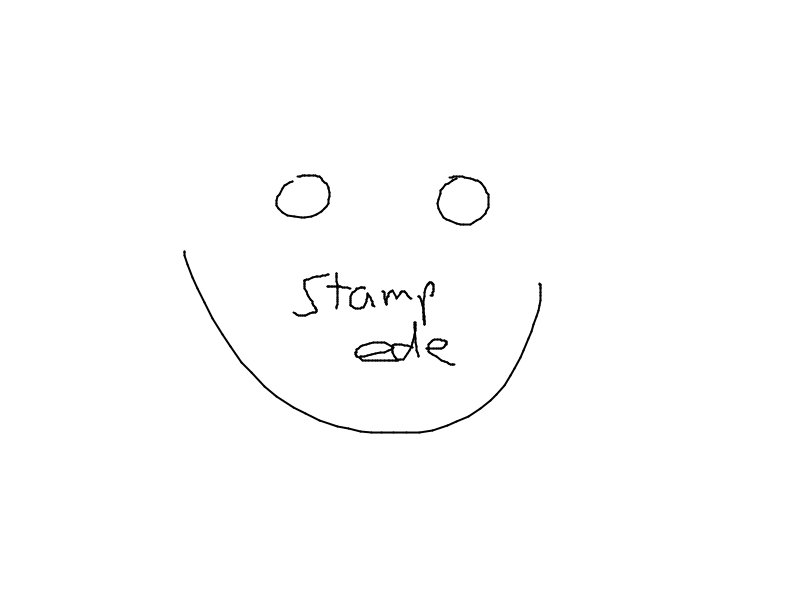
#> input picture img/testpic&E.png, 800 x 600 px; its folder holds only this picture in this run
$ python rect_recolourer.py
#> lines starting #> are read from the running program, lines starting #| are printed output that depends on the picture
import os
from PIL import Image, ImageDraw

img_dir = os.listdir(f'C:/Users/k4rlk/Desktop/stampede-resizer/img') # FP

rects = [img for img in img_dir if img.endswith('png') or img.endswith('PNG')]

std_colours = (
    ((0, 0, 0, 255),'black'),
    ((255, 0, 0, 255),'red'),
    ((60, 179, 113, 255),'mediumseagreen'),
    ((100, 149, 237, 255),'cornflourblue'),
    ((255, 105, 180, 255),'hotpink'),
    ((148, 0, 211, 255),'darkviolet'))

for img in rects:

    rect = Image.open(f'img/{img}')
#> rect is the input picture: PIL image 800x600 RGB; min 0, max 255, mean 253.2
    canvas = Image.new('RGBA', rect.size, (255,255,255,255))
#> canvas: PIL image 800x600 RGBA; every value is 255
    ImageDraw.Draw(canvas)

    canvas.paste(rect)

    rect_data = canvas.getdata()

    path = ''

    for tup in std_colours:

        new_img = []

        match tup[1]:
            case 'black':
                path = '2 Black'
            case 'red':
                path = '3 Red'
            case 'mediumseagreen':
                path = '5 Seagreen'
            case 'cornflourblue':
                path = '6 Cornflour Blue'
            case 'hotpink':
                path = '4 Hot Pink'
            case 'darkviolet':
                path = '7 Dark Violet'

        for data in rect_data:
            if data[3] != 0 and data[0] < 200:
                new_img.append(tup[0])
            else:
                new_img.append((255,255,255,255))

        final_canvas = Image.new('RGBA', rect.size, (255,255,255,255))
        final_canvas.putdata(new_img)

        final_canvas.save(f'img/1 Final Rectangles/{path}/{tup[1]}_{img}',quality=100)
#> this loop made 6 passes
#> pass 1, `final_canvas.save(f'img/1 Final Rectangles/{path}/{tup[1]}_{img}',qual..`:
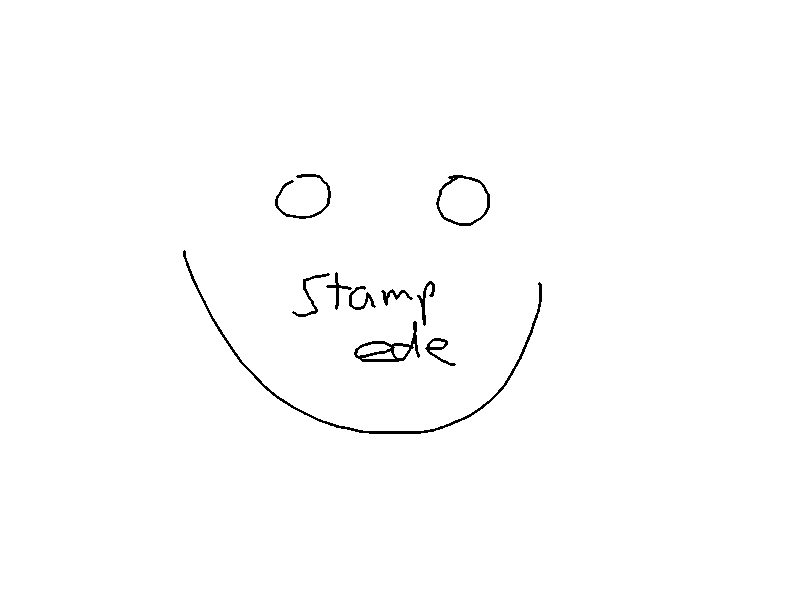
#> saved as black_testpic&E.png: PIL image 800x600 RGBA; mean R, G, B, A 252.9, 252.9, 252.9, 255
#> pass 2, `final_canvas.save(f'img/1 Final Rectangles/{path}/{tup[1]}_{img}',qual..`:
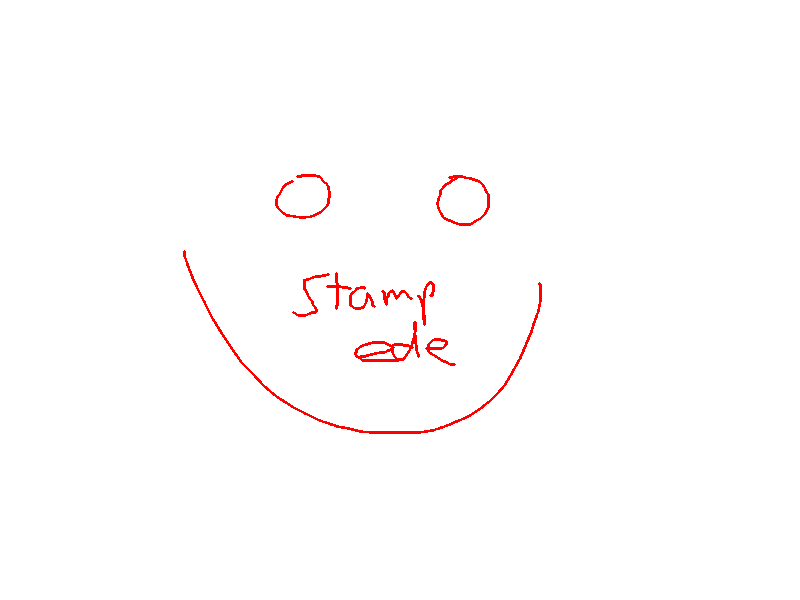
#> saved as red_testpic&E.png: PIL image 800x600 RGBA; mean R, G, B, A 255, 252.9, 252.9, 255

    os.replace(f'img/{img}',f'img/1 Final Rectangles/zArchive/{img}')
